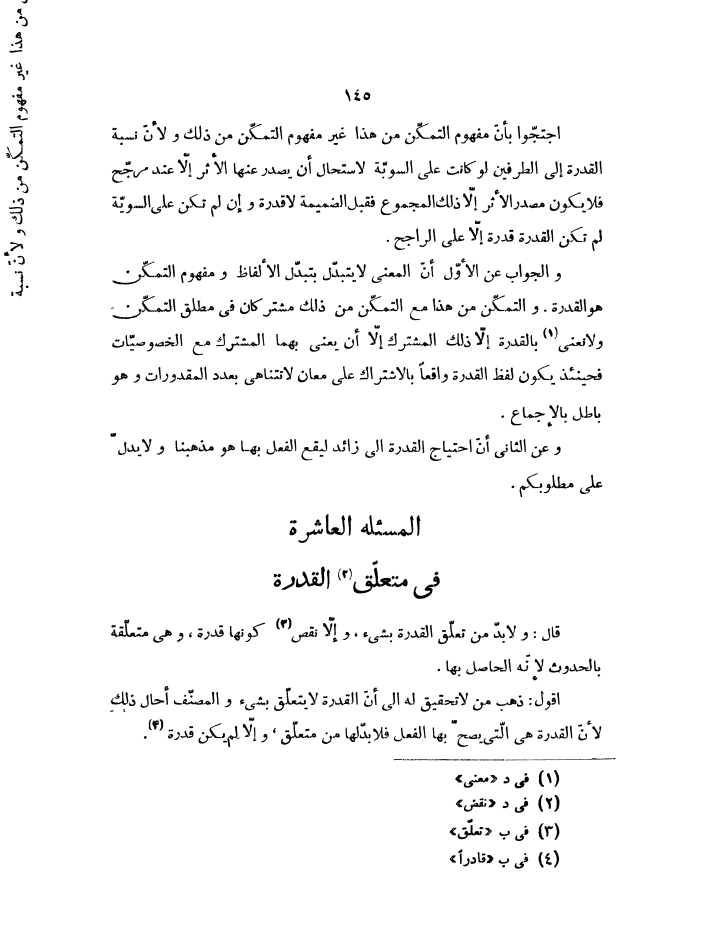
#> input picture Pre_prcessing_tools/Paragraph_Detection/311.jpg, 4217 x 5697 px (shown at 1/6 size); its folder holds only this picture in this run
$ python main_paragraph_detection.py
#> lines starting #> are read from the running program, lines starting #| are printed output that depends on the picture; after the words box and inside, x2 and y2 are one past the last pixel; in counts of white or black regions, pixels touching at a corner belong together
# avg of time =  2.7401173988

from lxml import etree
import cv2
from scipy import ndimage
import pytesseract
import numpy as np
from PIL import Image


# [63 lines left out: functions making_data_ready, hOCR_detecting_lines, hough_detecting_lines, not called in this run]


#    cv2.imwrite(str(m) + str(s) + '_hough_line.jpg', img)


def pixel_counting_detecting(m, s, erod_itter, dilate_itter, ker_num, th, bias, main_border_percent):
#> called with m = 31, s = 1, erod_itter = 3, dilate_itter = 1, ker_num = 2, th = 4, bias = 30
    img = cv2.imread(str(m) + str(s) + '.jpg')
#> img is the input picture: shape (5697, 4217, 3); min 0, max 255, mean 247.1
    img_file = str(m) + str(s) + '.jpg'
    print (img_file)
    gray = cv2.cvtColor(img, cv2.COLOR_BGR2GRAY)

    # 1 - we need dpi for slicing image
    imgPIL = Image.open(img_file)
    dpi = (300, 300)  # default is (300 , 300)
    if 'dpi' in imgPIL.info.keys():
        dpi = imgPIL.info['dpi']
    del imgPIL

    # 2 - use erod nad then dilate in order to clear small noises
    gray_env = cv2.bitwise_not(gray)

    kernel_dilate = np.ones((ker_num, ker_num), np.uint8)
    gray_env_erod = cv2.erode(gray_env, kernel_dilate, iterations=erod_itter)
    gray_env_dilate = cv2.dilate(gray_env_erod, kernel_dilate, iterations=dilate_itter)

    # 3 - by semi-histogram way we want to find wasted areas
    slice = int(dpi[0] / 20)
    # cv2.imwrite('find_wasted_round_area_in_documents_1_inv.jpg', gray_env_dilate)

    poly = np.zeros((int(gray_env_dilate.shape[0] / slice), int(gray_env_dilate.shape[1] / slice), 1), np.uint8)
    poly.fill(0)
#> poly: shape (379, 281, 1); every value is 0
    pices = (int(gray_env_dilate.shape[0] / slice), int(gray_env_dilate.shape[1] / slice))
#> pices = (379, 281)
    for y in range(pices[0]):
        for x in range(pices[1]):
            poly[y, x] = np.mean(gray_env_dilate[(y * slice):((y + 1) * slice), (x * slice):((x + 1) * slice)])
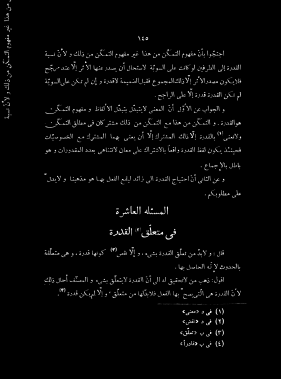
#> poly: shape (379, 281, 1); min 0, max 254, mean 5.5
    _, poly = cv2.threshold(poly, 10, 255, cv2.THRESH_BINARY)
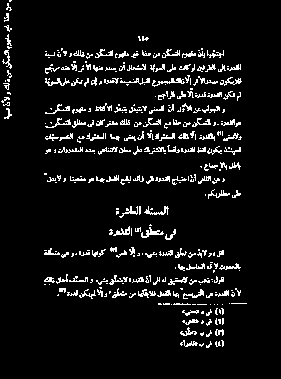
#> poly: shape (379, 281); 7% white in thin lines or dots, all inside (x1, y1, x2, y2) = (1, 0, 247, 348)
    # cv2.imwrite('find_wasted_round_area_in_documents_2_poly_1.jpg', poly)

    poly2 = np.zeros((int(gray_env_dilate.shape[0] / slice), int(gray_env_dilate.shape[1] / slice), 1), np.uint8)
    poly2.fill(0)
    min_avg_picx = ((th - 1) * 255) / (th ** 2) - bias
    print ('min_avg_picx', min_avg_picx)
    for y in range(th, pices[0] - th):
        for x in range(th, pices[1] - th):
            if (np.mean(poly[y - th:y + th + 1, x - th:x + th + 1]) > min_avg_picx):
                poly2[y - th:y + th + 1, x - th:x + th + 1] = 255
            else:
                poly2[y, x] = 0
#> poly2: shape (379, 281, 1); 42.2% white; 3 white regions, box (x1, y1, x2, y2) and area: (38, 29, 249, 201) 26795, (37, 199, 250, 351) 16000, (0, 0, 19, 126) 2191

    # cv2.imwrite('find_wasted_round_area_in_documents_4_poly2_{}_{}.jpg'.format(str(m),str(s)), poly2)

    del poly
    poly3 = np.zeros((int(gray_env_dilate.shape[0]), int(gray_env_dilate.shape[1]), 1), np.uint8)
    poly3.fill(0)
#> poly3: shape (5697, 4217, 1); every value is 0
    for y in range(0, pices[0]):
        for x in range(0, pices[1]):
            poly3[(y * slice):((y + 1) * slice), (x * slice):((x + 1) * slice)] = poly2[y, x]
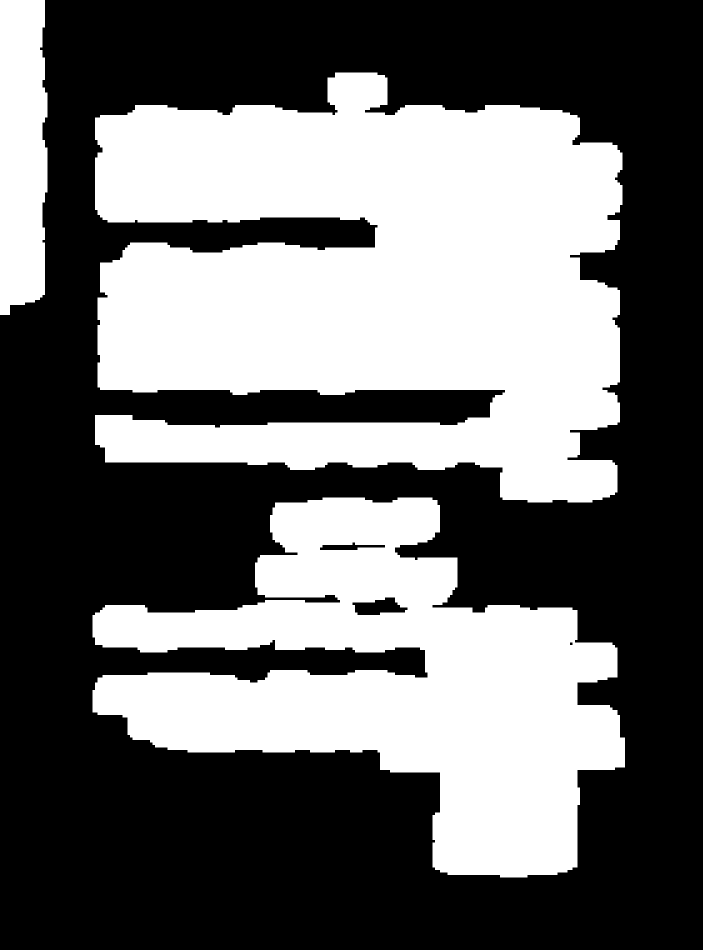
#> poly3: shape (5697, 4217, 1) (shown at 1/6 size); 42.1% white; 3 white regions

    # cv2.imwrite(img_file+'find_wasted_round_area_in_documents_5_poly3.jpg', poly3)
    del poly2

    contours, _ = cv2.findContours(poly3, cv2.RETR_EXTERNAL, cv2.CHAIN_APPROX_SIMPLE)
#> contours = 3 contours; box (x1, y1, x2, y2) and area: (570, 435, 3735, 3015) 6017037, (555, 2985, 3750, 5265) 3622143, (0, 0, 285, 1890) 490706

    poly3 = cv2.drawContours(poly3, contours, -1, (127, 127, 127), 100)
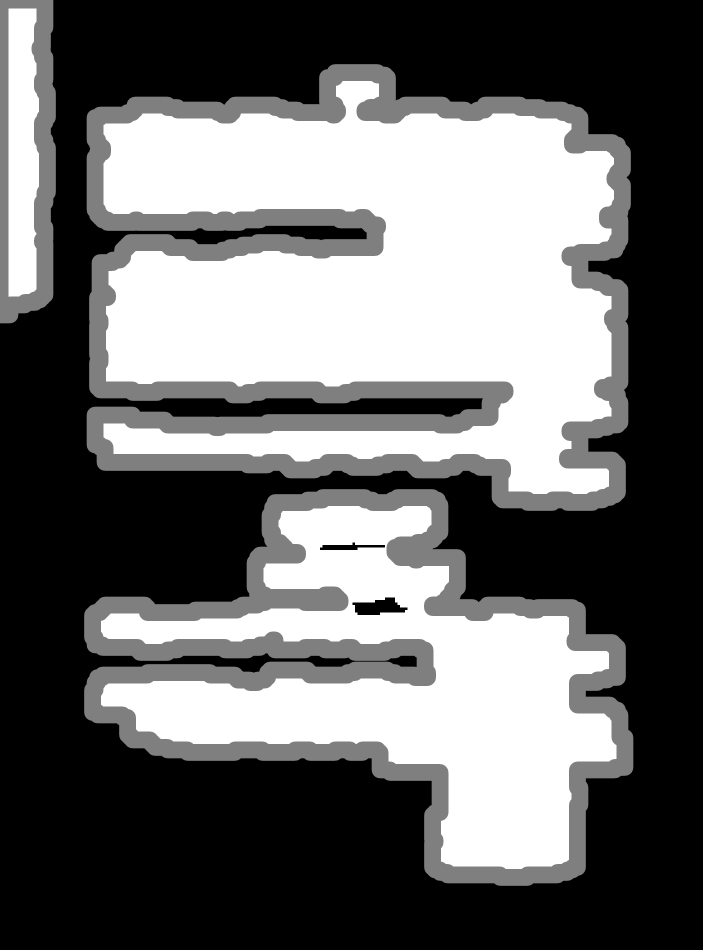
#> poly3: shape (5697, 4217, 1) (shown at 1/6 size); min 0, max 255, mean 106.3

    destination_of_main_paragraphs = img.copy()
    destination_of_main_paragraphs.fill(255)
#> destination_of_main_paragraphs: shape (5697, 4217, 3); every value is 255

    rect_main_paragraphs = img.copy()
    borders = []
    for cnt in contours[:]:

        x, y, w, h = cv2.boundingRect(cnt)
        box = np.int0([[x + w, y + h], [x, y + h], [x, y], [x + w, y]])
        poly3 = cv2.drawContours(poly3, [box], 0, (200, 200, 200), 30)

        first_sorted = sorted(box, key=lambda l: l[0])
        lefts = first_sorted[0:2]
        rights = first_sorted[2:]
        tmp = sorted(lefts, key=lambda l: l[1])
        top_left = tmp[0]
        down_left = tmp[1]

        tmp = sorted(rights, key=lambda l: l[1])
        top_right = tmp[0]
        down_right = tmp[1]

        h_half, w_half = img.shape[0] / 2, img.shape[1] / 2

        h_border_top, h_border_down, w_border_left, w_border_right = \
            img.shape[0] * main_border_percent[0], img.shape[0] * (1 - main_border_percent[1]), \
            img.shape[1] * main_border_percent[1], img.shape[1] * (1 - main_border_percent[1])

        if (((min(top_left[1], top_right[1]) < h_half and max(down_left[1], down_right[1]) > h_half) and
             (min(down_left[0], top_left[0]) < w_half and max(top_right[0], down_right[0]) > w_half)) or
                w_border_left < top_left[0] and w_border_left < down_left[0] and
                top_right[0] < w_border_right and down_right[0] < w_border_right and
                h_border_top < top_left[1] and h_border_top < top_right[1] and
                down_right[1] < h_border_down and down_left[1] < h_border_down):
            # print((top_left , top_right),  'main paragraph')
            destination_of_main_paragraphs = cv2.drawContours(destination_of_main_paragraphs, [cnt], 0, (0, 0, 0), -1)
            rect_main_paragraphs = cv2.drawContours(rect_main_paragraphs, [box], 0, (0, 0, 0), 10)

            x, y, w, h = cv2.boundingRect(cnt)
            borders.append([x, y, x + w, y + h])

        else:
            c = 1

            if (((top_left[1] - down_left[1]) ** 2 + (top_left[0] - down_left[0]) ** 2) <
                    ((top_left[1] - top_right[1]) ** 2 + (top_left[0] - top_right[0]) ** 2)):

                # print ('horosontal',c)

                y1 = down_left[0]
                x1 = down_left[1]
                y2 = down_right[0]
                x2 = down_right[1]
                angle = (x2 - x1) / (y1 - y2)
                degree = (np.arctan(angle) / np.pi) * 180
                # print(x1 , y1 , x2 , y2)
                # print('angle: ',(np.arctan(angle)/np.pi)*180)

            else:
                # print ('vertical')
                y1 = down_left[0]
                x1 = down_left[1]
                y2 = top_left[0]
                x2 = top_left[1]
                if y1 != y2:
                    angle = (x2 - x1) / (y1 - y2)
                else:
                    angle = 90
                degree = (np.arctan(angle) / np.pi) * 180
                # print(x1 , y1 , x2 , y2)
                # print('angle: ', (np.arctan(angle) / np.pi) * 180)

            # img = cv2.drawContours(img,[box],0,(1*c,2*c,3*c),5)

            cv2.putText(img, str(degree), (down_right[0], down_right[1]), cv2.FONT_HERSHEY_SIMPLEX, 1, 0, 2)
            # print (degree)
            if degree > 5:
                x, y, w, h = cv2.boundingRect(cnt)
                if w < img.shape[1] * .5 and h < img.shape[0] * .5:
                    # print(c,' must be changed' , ' => ',w,h)
                    new_img = img[y:y + h, x:x + w]
                    rotated = ndimage.rotate(new_img, -1 * degree)
                    cv2.floodFill(rotated, None, (0, 0), (255, 255, 255))
                    cv2.imwrite('{}_{}_{}_over_rotated_paragraph.jpg'.format(str(m), str(s), str(c)), rotated)
            c += 1
#> this loop made 3 passes
#> (box, rights, c, y1) on pass 3: ([[285, 1890], [0, 1890], [0, 0], [285, 0]], [[285, 1890], [285, 0]], 2, 0)
#> (box, rights) on passes 1 to 2: ([[3750, 5265], [555, 5265], [555, 2985], [3750, 2985]], [[3750, 5265], [3750, 2985]]), ([[3735, 3015], [570, 3015], [570, 435], [3735, 435]], [[3735, 3015], [3735, 435]])
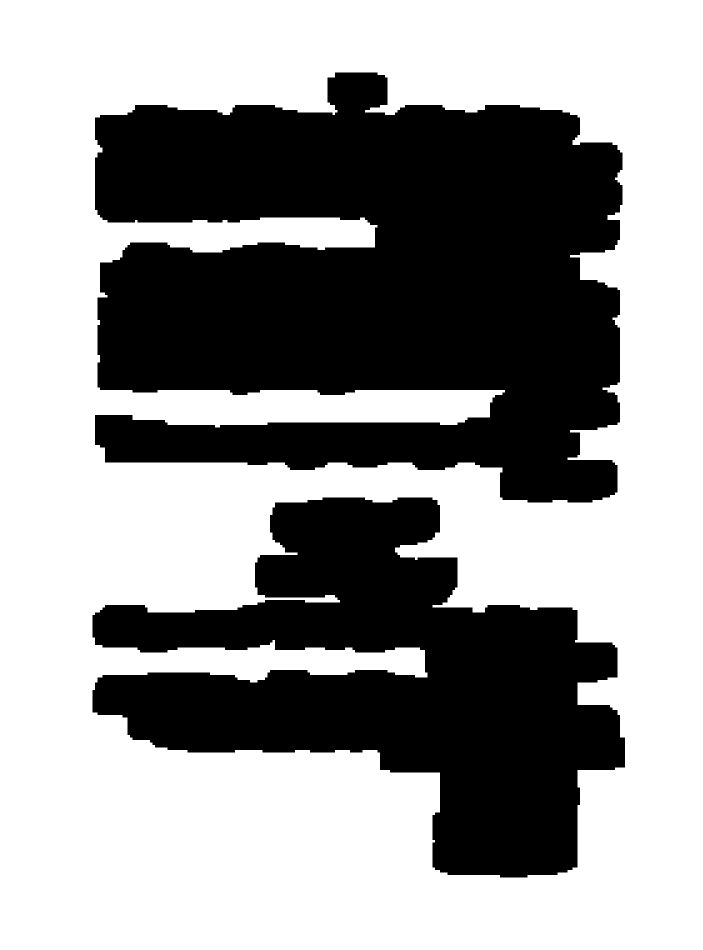
#> destination_of_main_paragraphs: shape (5697, 4217, 3) (shown at 1/6 size); 59.8% white; 2 black regions, box (x1, y1, x2, y2) and area: (570, 435, 3735, 3015) 6028875, (555, 2985, 3750, 5265) 3631500
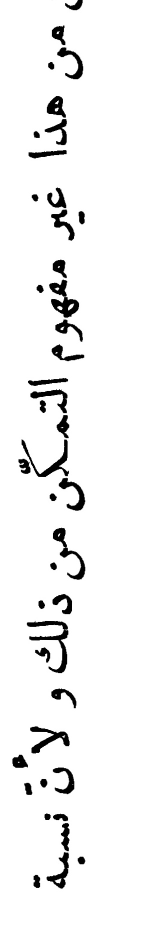
#> new_img: shape (1890, 285, 3) (shown at 1/2 size); min 0, max 255, mean 241.2
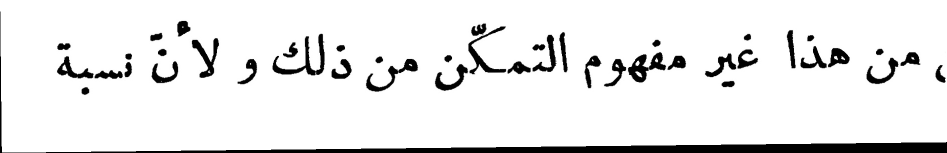
#> rotated: shape (306, 1893, 3) (shown at 1/2 size); min 0, max 255, mean 232.7
#> after the loop, borders = [[555, 2985, 3750, 5265], [570, 435, 3735, 3015]]

    # boider detection
    border_of_document = cv2.rectangle(img,
                                       (min(borders, key=lambda x: x[0])[0], min(borders, key=lambda x: x[1])[1]),
                                       (max(borders, key=lambda x: x[2])[2], max(borders, key=lambda x: x[3])[3]),
                                       (0, 0, 0), 3)
#> (the run stopped early here; a loop or call above may not have finished)
